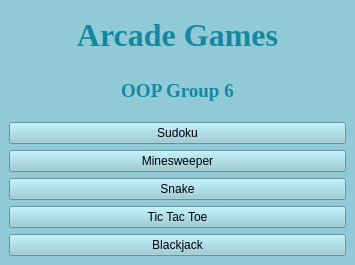
<?xml version="1.0" encoding="UTF-8"?>
<ui version="4.0">
 <class>MainWindow</class>
 <widget class="QMainWindow" name="MainWindow">
  <property name="geometry">
   <rect>
    <x>0</x>
    <y>0</y>
    <width>355</width>
    <height>265</height>
   </rect>
  </property>
  <property name="styleSheet">
   <string notr="true">background-color: #90cad6;</string>
  </property>
  <widget class="QWidget" name="centralwidget">
   <layout class="QVBoxLayout" name="verticalLayout" stretch="0,0,1">
    <item>
     <widget class="QLabel" name="titleLabel">
      <property name="font">
       <font>
        <family>Times New Roman</family>
        <pointsize>24</pointsize>
        <bold>true</bold>
       </font>
      </property>
      <property name="styleSheet">
       <string notr="true">color: #1389a1;</string>
      </property>
      <property name="text">
       <string>Arcade Games</string>
      </property>
      <property name="alignment">
       <set>Qt::AlignmentFlag::AlignCenter</set>
      </property>
     </widget>
    </item>
    <item>
     <widget class="QLabel" name="subtitleLabel">
      <property name="font">
       <font>
        <family>Times New Roman</family>
        <pointsize>14</pointsize>
        <bold>true</bold>
       </font>
      </property>
      <property name="styleSheet">
       <string notr="true">color: #1389a1;</string>
      </property>
      <property name="text">
       <string>OOP Group 6</string>
      </property>
      <property name="alignment">
       <set>Qt::AlignmentFlag::AlignCenter</set>
      </property>
     </widget>
    </item>
    <item>
     <layout class="QVBoxLayout" name="buttonLayout" stretch="1,1,1,1,1">
      <item>
       <widget class="QPushButton" name="sudokuButton">
        <property name="text">
         <string>Sudoku</string>
        </property>
       </widget>
      </item>
      <item>
       <widget class="QPushButton" name="minesweeperButton">
        <property name="text">
         <string>Minesweeper</string>
        </property>
       </widget>
      </item>
      <item>
       <widget class="QPushButton" name="snakeButton">
        <property name="text">
         <string>Snake</string>
        </property>
       </widget>
      </item>
      <item>
       <widget class="QPushButton" name="tictactoeButton">
        <property name="text">
         <string>Tic Tac Toe</string>
        </property>
       </widget>
      </item>
      <item>
       <widget class="QPushButton" name="blackjackButton">
        <property name="text">
         <string>Blackjack</string>
        </property>
       </widget>
      </item>
     </layout>
    </item>
   </layout>
  </widget>
 </widget>
 <resources/>
 <connections/>
</ui>
